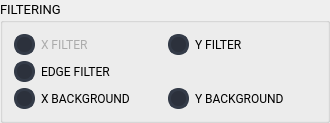
               <widget class="QGroupBox" name="imageOptionsVerticalGroupBox">
                <property name="sizePolicy">
                 <sizepolicy hsizetype="Fixed" vsizetype="Fixed">
                  <horstretch>0</horstretch>
                  <verstretch>0</verstretch>
                 </sizepolicy>
                </property>
                <property name="minimumSize">
                 <size>
                  <width>330</width>
                  <height>0</height>
                 </size>
                </property>
                <property name="font">
                 <font>
                  <family>Roboto</family>
                  <pointsize>10</pointsize>
                 </font>
                </property>
                <property name="title">
                 <string notr="true">FILTERING</string>
                </property>
                <layout class="QGridLayout" name="gridLayout_8">
                 <item row="2" column="0">
                  <widget class="QCheckBox" name="bgndSubtractXCheckBox">
                   <property name="font">
                    <font>
                     <family>Roboto</family>
                     <pointsize>9</pointsize>
                    </font>
                   </property>
                   <property name="toolTip">
                    <string notr="true">Background subtraction along X</string>
                   </property>
                   <property name="styleSheet">
                    <string notr="true">QCheckBox::indicator {
    border: 3px solid rgb(52, 59, 72);
	width: 15px;
	height: 15px;
	border-radius: 10px;
    background: rgb(44, 49, 60);
}
QCheckBox::indicator:hover {
    border: 3px solid rgb(58, 66, 81);
}
QCheckBox::indicator:checked {
    background: 3px solid rgb(52, 59, 72);
	border: 3px solid rgb(196, 150, 248);	
	background-image: url(:/16x16/icons/16x16/cil-check-alt.png);
}</string>
                   </property>
                   <property name="text">
                    <string notr="true">X BACKGROUND</string>
                   </property>
                   <property name="checked">
                    <bool>false</bool>
                   </property>
                   <property name="tristate">
                    <bool>false</bool>
                   </property>
                  </widget>
                 </item>
                 <item row="2" column="1">
                  <widget class="QCheckBox" name="bgndSubtractYCheckBox">
                   <property name="font">
                    <font>
                     <family>Roboto</family>
                     <pointsize>9</pointsize>
                    </font>
                   </property>
                   <property name="toolTip">
                    <string notr="true">Background subtraction along Y</string>
                   </property>
                   <property name="styleSheet">
                    <string notr="true">QCheckBox::indicator {
    border: 3px solid rgb(52, 59, 72);
	width: 15px;
	height: 15px;
	border-radius: 10px;
    background: rgb(44, 49, 60);
}
QCheckBox::indicator:hover {
    border: 3px solid rgb(58, 66, 81);
}
QCheckBox::indicator:checked {
    background: 3px solid rgb(52, 59, 72);
	border: 3px solid rgb(196, 150, 248);	
	background-image: url(:/16x16/icons/16x16/cil-check-alt.png);
}</string>
                   </property>
                   <property name="text">
                    <string notr="true">Y BACKGROUND</string>
                   </property>
                  </widget>
                 </item>
                 <item row="0" column="1">
                  <widget class="QCheckBox" name="savgolFilterYCheckBox">
                   <property name="font">
                    <font>
                     <family>Roboto</family>
                     <pointsize>9</pointsize>
                    </font>
                   </property>
                   <property name="toolTip">
                    <string notr="true">Savitzky-Golay filter (Y cuts)</string>
                   </property>
                   <property name="styleSheet">
                    <string notr="true">QCheckBox::indicator {
    border: 3px solid rgb(52, 59, 72);
	width: 15px;
	height: 15px;
	border-radius: 10px;
    background: rgb(44, 49, 60);
}
QCheckBox::indicator:hover {
    border: 3px solid rgb(58, 66, 81);
}
QCheckBox::indicator:checked {
    background: 3px solid rgb(52, 59, 72);
	border: 3px solid rgb(196, 150, 248);	
	background-image: url(:/16x16/icons/16x16/cil-check-alt.png);
}</string>
                   </property>
                   <property name="text">
                    <string notr="true">Y FILTER</string>
                   </property>
                  </widget>
                 </item>
                 <item row="0" column="0">
                  <widget class="QCheckBox" name="savgolFilterXCheckBox">
                   <property name="palette">
                    <palette>
                     <active>
                      <colorrole role="WindowText">
                       <brush brushstyle="SolidPattern">
                        <color alpha="255">
                         <red>172</red>
                         <green>172</green>
                         <blue>172</blue>
                        </color>
                       </brush>
                      </colorrole>
                      <colorrole role="Button">
                       <brush brushstyle="SolidPattern">
                        <color alpha="255">
                         <red>47</red>
                         <green>47</green>
                         <blue>47</blue>
                        </color>
                       </brush>
                      </colorrole>
                      <colorrole role="Text">
                       <brush brushstyle="SolidPattern">
                        <color alpha="255">
                         <red>172</red>
                         <green>172</green>
                         <blue>172</blue>
                        </color>
                       </brush>
                      </colorrole>
                      <colorrole role="ButtonText">
                       <brush brushstyle="SolidPattern">
                        <color alpha="255">
                         <red>172</red>
                         <green>172</green>
                         <blue>172</blue>
                        </color>
                       </brush>
                      </colorrole>
                      <colorrole role="Base">
                       <brush brushstyle="SolidPattern">
                        <color alpha="255">
                         <red>47</red>
                         <green>47</green>
                         <blue>47</blue>
                        </color>
                       </brush>
                      </colorrole>
                      <colorrole role="Window">
                       <brush brushstyle="SolidPattern">
                        <color alpha="255">
                         <red>47</red>
                         <green>47</green>
                         <blue>47</blue>
                        </color>
                       </brush>
                      </colorrole>
                      <colorrole role="PlaceholderText">
                       <brush brushstyle="SolidPattern">
                        <color alpha="128">
                         <red>85</red>
                         <green>255</green>
                         <blue>255</blue>
                        </color>
                       </brush>
                      </colorrole>
                     </active>
                     <inactive>
                      <colorrole role="WindowText">
                       <brush brushstyle="SolidPattern">
                        <color alpha="255">
                         <red>172</red>
                         <green>172</green>
                         <blue>172</blue>
                        </color>
                       </brush>
                      </colorrole>
                      <colorrole role="Button">
                       <brush brushstyle="SolidPattern">
                        <color alpha="255">
                         <red>47</red>
                         <green>47</green>
                         <blue>47</blue>
                        </color>
                       </brush>
                      </colorrole>
                      <colorrole role="Text">
                       <brush brushstyle="SolidPattern">
                        <color alpha="255">
                         <red>172</red>
                         <green>172</green>
                         <blue>172</blue>
                        </color>
                       </brush>
                      </colorrole>
                      <colorrole role="ButtonText">
                       <brush brushstyle="SolidPattern">
                        <color alpha="255">
                         <red>172</red>
                         <green>172</green>
                         <blue>172</blue>
                        </color>
                       </brush>
                      </colorrole>
                      <colorrole role="Base">
                       <brush brushstyle="SolidPattern">
                        <color alpha="255">
                         <red>47</red>
                         <green>47</green>
                         <blue>47</blue>
                        </color>
                       </brush>
                      </colorrole>
                      <colorrole role="Window">
                       <brush brushstyle="SolidPattern">
                        <color alpha="255">
                         <red>47</red>
                         <green>47</green>
                         <blue>47</blue>
                        </color>
                       </brush>
                      </colorrole>
                      <colorrole role="PlaceholderText">
                       <brush brushstyle="SolidPattern">
                        <color alpha="128">
                         <red>85</red>
                         <green>255</green>
                         <blue>255</blue>
                        </color>
                       </brush>
                      </colorrole>
                     </inactive>
                     <disabled>
                      <colorrole role="WindowText">
                       <brush brushstyle="SolidPattern">
                        <color alpha="255">
                         <red>172</red>
                         <green>172</green>
                         <blue>172</blue>
                        </color>
                       </brush>
                      </colorrole>
                      <colorrole role="Button">
                       <brush brushstyle="SolidPattern">
                        <color alpha="255">
                         <red>47</red>
                         <green>47</green>
                         <blue>47</blue>
                        </color>
                       </brush>
                      </colorrole>
                      <colorrole role="Text">
                       <brush brushstyle="SolidPattern">
                        <color alpha="255">
                         <red>172</red>
                         <green>172</green>
                         <blue>172</blue>
                        </color>
                       </brush>
                      </colorrole>
                      <colorrole role="ButtonText">
                       <brush brushstyle="SolidPattern">
                        <color alpha="255">
                         <red>172</red>
                         <green>172</green>
                         <blue>172</blue>
                        </color>
                       </brush>
                      </colorrole>
                      <colorrole role="Base">
                       <brush brushstyle="SolidPattern">
                        <color alpha="255">
                         <red>47</red>
                         <green>47</green>
                         <blue>47</blue>
                        </color>
                       </brush>
                      </colorrole>
                      <colorrole role="Window">
                       <brush brushstyle="SolidPattern">
                        <color alpha="255">
                         <red>47</red>
                         <green>47</green>
                         <blue>47</blue>
                        </color>
                       </brush>
                      </colorrole>
                      <colorrole role="PlaceholderText">
                       <brush brushstyle="SolidPattern">
                        <color alpha="128">
                         <red>172</red>
                         <green>172</green>
                         <blue>172</blue>
                        </color>
                       </brush>
                      </colorrole>
                     </disabled>
                    </palette>
                   </property>
                   <property name="font">
                    <font>
                     <family>Roboto</family>
                     <pointsize>9</pointsize>
                    </font>
                   </property>
                   <property name="toolTip">
                    <string notr="true">Savitzky-Golay filter (X cuts)</string>
                   </property>
                   <property name="styleSheet">
                    <string notr="true">QCheckBox::indicator {
    border: 3px solid rgb(52, 59, 72);
	width: 15px;
	height: 15px;
	border-radius: 10px;
    background: rgb(44, 49, 60);
}
QCheckBox::indicator:hover {
    border: 3px solid rgb(58, 66, 81);
}
QCheckBox::indicator:checked {
    background: 3px solid rgb(52, 59, 72);
	border: 3px solid rgb(196, 150, 248);	
	background-image: url(:/16x16/icons/16x16/cil-check-alt.png);
}</string>
                   </property>
                   <property name="text">
                    <string notr="true">X FILTER</string>
                   </property>
                  </widget>
                 </item>
                 <item row="1" column="0">
                  <widget class="QCheckBox" name="gaussLaplaceCheckBox">
                   <property name="font">
                    <font>
                     <family>Roboto</family>
                     <pointsize>9</pointsize>
                    </font>
                   </property>
                   <property name="toolTip">
                    <string notr="true">Apply Gauss-Laplace filter</string>
                   </property>
                   <property name="styleSheet">
                    <string notr="true">QCheckBox::indicator {
    border: 3px solid rgb(52, 59, 72);
	width: 15px;
	height: 15px;
	border-radius: 10px;
    background: rgb(44, 49, 60);
}
QCheckBox::indicator:hover {
    border: 3px solid rgb(58, 66, 81);
}
QCheckBox::indicator:checked {
    background: 3px solid rgb(52, 59, 72);
	border: 3px solid rgb(196, 150, 248);	
	background-image: url(:/16x16/icons/16x16/cil-check-alt.png);
}</string>
                   </property>
                   <property name="text">
                    <string notr="true">EDGE FILTER</string>
                   </property>
                  </widget>
                 </item>
                </layout>
               </widget>
